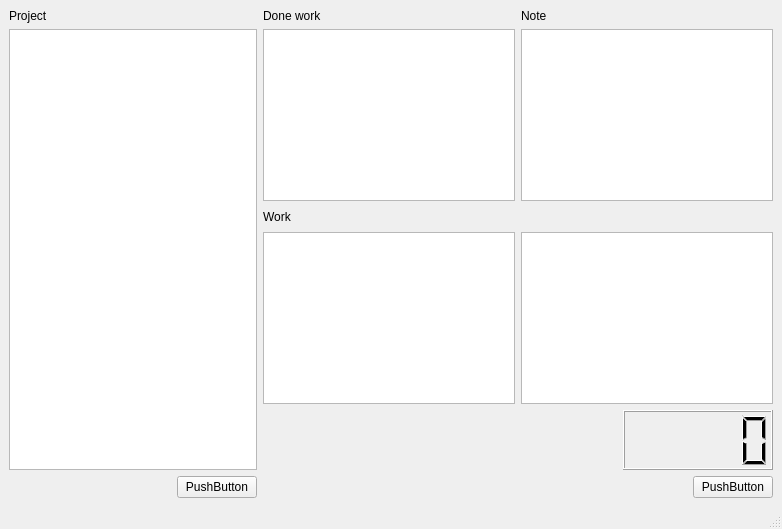
<?xml version="1.0" encoding="UTF-8"?>
<ui version="4.0">
 <class>UserWindow</class>
 <widget class="QMainWindow" name="UserWindow">
  <property name="geometry">
   <rect>
    <x>0</x>
    <y>0</y>
    <width>782</width>
    <height>529</height>
   </rect>
  </property>
  <property name="windowTitle">
   <string>Työtunti</string>
  </property>
  <widget class="QWidget" name="centralwidget">
   <layout class="QGridLayout" name="gridLayout">
    <item row="0" column="0" rowspan="5">
     <layout class="QVBoxLayout" name="verticalLayout_5">
      <item>
       <layout class="QVBoxLayout" name="verticalLayout_3">
        <item>
         <widget class="QLabel" name="label">
          <property name="text">
           <string>Project</string>
          </property>
         </widget>
        </item>
        <item>
         <widget class="QListWidget" name="listWidget"/>
        </item>
       </layout>
      </item>
      <item>
       <layout class="QHBoxLayout" name="horizontalLayout">
        <item>
         <spacer name="horizontalSpacer">
          <property name="orientation">
           <enum>Qt::Horizontal</enum>
          </property>
          <property name="sizeHint" stdset="0">
           <size>
            <width>40</width>
            <height>20</height>
           </size>
          </property>
         </spacer>
        </item>
        <item>
         <widget class="QPushButton" name="pushButton_2">
          <property name="text">
           <string>PushButton</string>
          </property>
         </widget>
        </item>
       </layout>
      </item>
     </layout>
    </item>
    <item row="0" column="1">
     <layout class="QHBoxLayout" name="horizontalLayout_3">
      <item>
       <layout class="QVBoxLayout" name="verticalLayout_2">
        <item>
         <widget class="QLabel" name="label_4">
          <property name="text">
           <string>Done work</string>
          </property>
         </widget>
        </item>
        <item>
         <widget class="QTextEdit" name="textEdit"/>
        </item>
       </layout>
      </item>
      <item>
       <layout class="QVBoxLayout" name="verticalLayout">
        <item>
         <widget class="QLabel" name="label_3">
          <property name="text">
           <string>Note</string>
          </property>
         </widget>
        </item>
        <item>
         <widget class="QListView" name="listView"/>
        </item>
       </layout>
      </item>
     </layout>
    </item>
    <item row="1" column="1">
     <layout class="QHBoxLayout" name="horizontalLayout_6">
      <item>
       <widget class="QLabel" name="label_2">
        <property name="text">
         <string>Work</string>
        </property>
       </widget>
      </item>
      <item>
       <spacer name="verticalSpacer_3">
        <property name="orientation">
         <enum>Qt::Vertical</enum>
        </property>
        <property name="sizeHint" stdset="0">
         <size>
          <width>20</width>
          <height>40</height>
         </size>
        </property>
       </spacer>
      </item>
     </layout>
    </item>
    <item row="2" column="1">
     <layout class="QHBoxLayout" name="horizontalLayout_7">
      <item>
       <widget class="QListWidget" name="listWidget_2"/>
      </item>
      <item>
       <widget class="QPlainTextEdit" name="plainTextEdit"/>
      </item>
     </layout>
    </item>
    <item row="3" column="1">
     <layout class="QHBoxLayout" name="horizontalLayout_8">
      <item>
       <spacer name="horizontalSpacer_3">
        <property name="orientation">
         <enum>Qt::Horizontal</enum>
        </property>
        <property name="sizeHint" stdset="0">
         <size>
          <width>40</width>
          <height>20</height>
         </size>
        </property>
       </spacer>
      </item>
      <item>
       <widget class="QLCDNumber" name="lcdNumber">
        <property name="minimumSize">
         <size>
          <width>150</width>
          <height>60</height>
         </size>
        </property>
       </widget>
      </item>
     </layout>
    </item>
    <item row="4" column="1">
     <layout class="QHBoxLayout" name="horizontalLayout_2">
      <property name="spacing">
       <number>6</number>
      </property>
      <item>
       <spacer name="horizontalSpacer_2">
        <property name="orientation">
         <enum>Qt::Horizontal</enum>
        </property>
        <property name="sizeHint" stdset="0">
         <size>
          <width>40</width>
          <height>20</height>
         </size>
        </property>
       </spacer>
      </item>
      <item>
       <widget class="QPushButton" name="pushButton">
        <property name="text">
         <string>PushButton</string>
        </property>
       </widget>
      </item>
     </layout>
    </item>
   </layout>
  </widget>
  <widget class="QMenuBar" name="menubar">
   <property name="geometry">
    <rect>
     <x>0</x>
     <y>0</y>
     <width>782</width>
     <height>26</height>
    </rect>
   </property>
  </widget>
  <widget class="QStatusBar" name="statusbar"/>
 </widget>
 <resources/>
 <connections/>
</ui>
